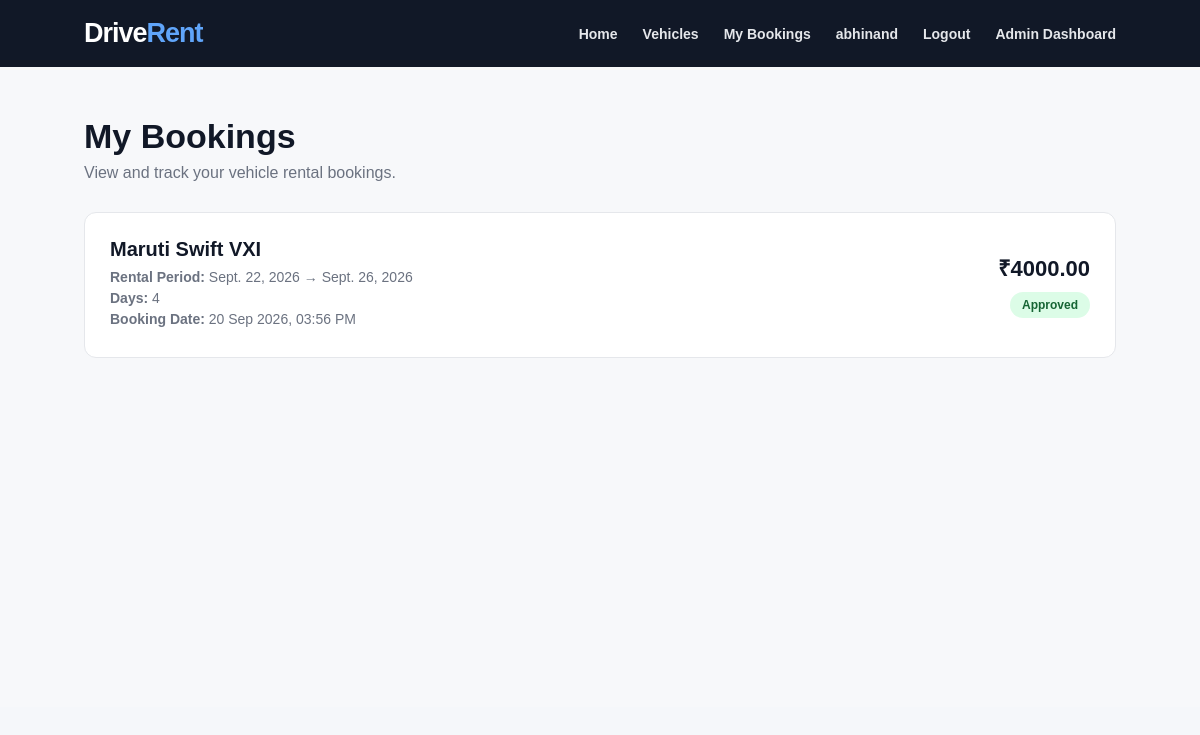
/my-bookings/ (signed in), run on an earlier commit of the app's database.
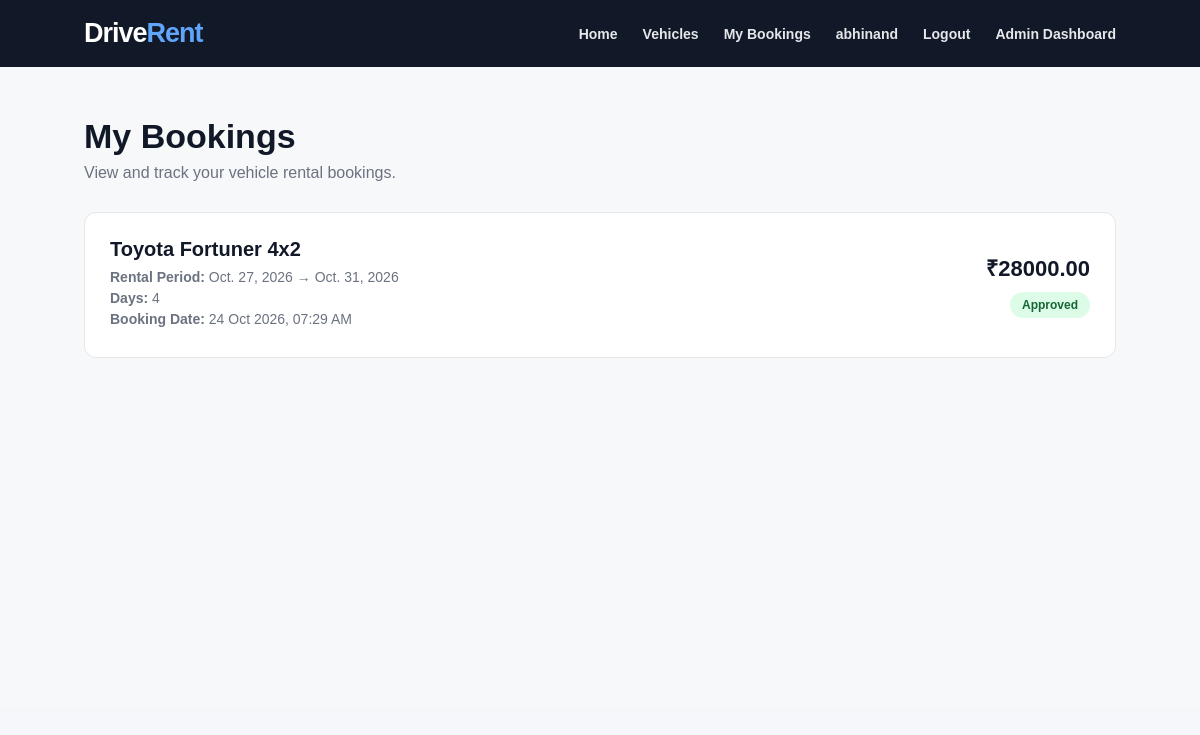
And on a later commit of the database.
### rentals/models.py (models this page shows, shortened)
class Booking(models.Model):
    STATUS_CHOICES = [
        ("Pending", "Pending"),
        ("Approved", "Approved"),
        ("Rejected", "Rejected"),
        ("Completed", "Completed"),
    ]
    customer = models.ForeignKey(
        "auth.User",
        on_delete=models.CASCADE
    )
    vehicle = models.ForeignKey(
        Vehicle,
        on_delete=models.CASCADE
    )
    customer_name = models.CharField(
        max_length=150,
        blank=True,
        default=""
    )
    customer_email = models.EmailField(
        blank=True,
        default=""
    )
    customer_phone = models.CharField(
        max_length=20,
        blank=True,
        default=""
    )
    customer_address = models.TextField(
        blank=True,
        default=""
    )
    start_date = models.DateField()
    end_date = models.DateField()
    number_of_days = models.PositiveIntegerField()
    total_amount = models.DecimalField(
        max_digits=10,
        decimal_places=2
    )
    status = models.CharField(
        max_length=20,
        choices=STATUS_CHOICES,
        default="Pending"
    )
    booking_date = models.DateTimeField(
        auto_now_add=True
    )

class Vehicle(models.Model):
    VEHICLE_TYPES = [
        ('Car', 'Car'),
        ('Bike', 'Bike'),
        ('SUV', 'SUV'),
        ('Van', 'Van'),
    ]
    name = models.CharField(max_length=100)
    vehicle_type = models.CharField(
        max_length=20,
        choices=VEHICLE_TYPES
    )
    brand = models.CharField(max_length=100)
    model = models.CharField(max_length=100)
    registration_number = models.CharField(
        max_length=20,
        unique=True
    )
    price_per_day = models.DecimalField(
        max_digits=10,
        decimal_places=2
    )
    description = models.TextField(blank=True)
    image = models.ImageField(
        upload_to='vehicles/',
        blank=True,
        null=True
    )
    available = models.BooleanField(default=True)

### rentals/views.py (the view)
@login_required
def my_bookings(request):
    bookings = Booking.objects.filter(
        customer=request.user
    ).select_related(
        "vehicle"
    ).order_by(
        "-booking_date"
    )
    return render(
        request,
        "rentals/my_bookings.html",
        {
            "bookings": bookings
        }
    )

### rentals/templates/rentals/my_bookings.html (shortened to what this page needs)
{% extends "rentals/base.html" %}
{% block content %}
<section class="bookings-page">
    <div class="bookings-container">
        <div class="bookings-header">
            <h1>
                My Bookings
            </h1>
            <p>
                View and track your vehicle rental bookings.
            </p>
        </div>
        {% if bookings %}
            {% for booking in bookings %}
                <div class="booking-card">
                    <div class="booking-info">
                        <h2>
                            {{ booking.vehicle.brand }}
                            {{ booking.vehicle.model }}
                        </h2>
                        <p>
                            <strong>Rental Period:</strong>
                            {{ booking.start_date }}
                            →
                            {{ booking.end_date }}
                        </p>
                        <p>
                            <strong>Days:</strong>
                            {{ booking.number_of_days }}
                        </p>
                        <p>
                            <strong>Booking Date:</strong>
                            {{ booking.booking_date|date:"d M Y, h:i A" }}
                        </p>
                    </div>
                    <div class="booking-price">
                        <strong>
                            ₹{{ booking.total_amount }}
                        </strong>
                        {% if booking.status == "Pending" %}
                            <span class="status status-pending">
                                Pending
                            </span>
                        {% elif booking.status == "Approved" %}
                            <span class="status status-approved">
                                Approved
                            </span>
                        {% elif booking.status == "Rejected" %}
                            <span class="status status-rejected">
                                Rejected
                            </span>
                        {% else %}
                            <span class="status status-completed">
                                Completed
                            </span>
                        {% endif %}
                    </div>
                </div>
            {% endfor %}
        {% endif %}
    </div>
</section>
{% endblock %}

### rentals/templates/rentals/base.html (shortened to what this page needs)
<!DOCTYPE html>
<html lang="en">
<head>
</head>
<body>
<nav>
    <a href="/" class="logo">Drive<span>Rent</span></a>
    <div class="nav-links">
        <a href="/">Home</a>
        <a href="/vehicles/">Vehicles</a>
        {% if user.is_authenticated %}
            <a href="/my-bookings/">My Bookings</a>
            <a href="#">{{ user.username }}</a>
            <a href="/logout/">Logout</a>
        {% else %}
            <a href="/login/">Login</a>
            <a href="/register/">Register</a>
        {% endif %}
        {% if user.is_staff %}
            <a href="/dashboard/">Admin Dashboard</a>
        {% endif %}
    </div>
</nav>
    {% block content %}
    {% endblock %}
</body>
</html>

### rentals/templates/rentals/base.html (style rules this page uses)
* { margin: 0; padding: 0; box-sizing: border-box; }
body { font-family: Arial, sans-serif; background: #f5f7fa; color: #222; }
nav { background: #111827; padding: 18px 7%; display: flex; justify-content: space-between; align-items: center; gap: 25px; flex-wrap: wrap; box-shadow: 0 4px 15px rgba(0, 0, 0, 0.15); }
.logo { color: white; font-size: 27px; font-weight: 800; text-decoration: none; letter-spacing: -1px; }
.logo span { color: #60a5fa; }
.nav-links { display: flex; align-items: center; gap: 25px; flex-wrap: wrap; }
.nav-links a { color: #e5e7eb; text-decoration: none; font-size: 14px; font-weight: 600; transition: color 0.2s ease; }

### rentals/templates/rentals/my_bookings.html (style rules this page uses)
.bookings-page { min-height: 80vh; background: #f7f8fa; padding: 50px 0 70px; }
.bookings-container { width: 86%; max-width: 1100px; margin: auto; }
.bookings-header { margin-bottom: 30px; }
.bookings-header h1 { color: #111827; font-size: 34px; margin-bottom: 8px; }
.bookings-header p { color: #6b7280; }
.booking-card { background: white; border: 1px solid #e5e7eb; border-radius: 12px; padding: 25px; margin-bottom: 18px; display: flex; justify-content: space-between; align-items: center; gap: 25px; }
.booking-info h2 { color: #111827; font-size: 20px; margin-bottom: 8px; }
.booking-info p { color: #6b7280; margin: 5px 0; font-size: 14px; }
.booking-price { text-align: right; }
.booking-price strong { display: block; color: #111827; font-size: 22px; margin-bottom: 10px; }
.status { display: inline-block; padding: 6px 12px; border-radius: 20px; font-size: 12px; font-weight: 600; }
.status-approved { background: #dcfce7; color: #166534; }

What changed in the data, as far as the page shows it:
removed Booking: vehicle.brand "Maruti", vehicle.model "Swift VXI", start_date "Sept. 22, 2026", end_date "Sept. 26, 2026", number_of_days "4", booking_date "20 Sep 2026, 03:56 PM", total_amount "4000.00", status "Approved"
added Booking: vehicle.brand "Toyota", vehicle.model "Fortuner 4x2", start_date "Oct. 27, 2026", end_date "Oct. 31, 2026", number_of_days "4", booking_date "24 Oct 2026, 07:29 AM", total_amount "28000.00", status "Approved"
